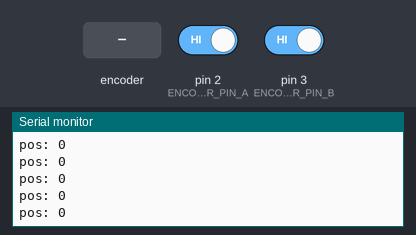
Recording of a sketch running on a simulated Arduino Uno, built with avr-gcc and run on an emulated ATmega328P. Shown: the last lines printed to the serial monitor. Inputs (shaded band) come from the test bench; at power-on: pin 2 (ENCODER_PIN_A) HIGH, pin 3 (ENCODER_PIN_B) HIGH.

Above: at 1.2 s.
1.3 s: rotary encoder on pin 2 (ENCODER_PIN_A) / pin 3 (ENCODER_PIN_B) turned 1 step (first pin leading)
At 1.41 s:
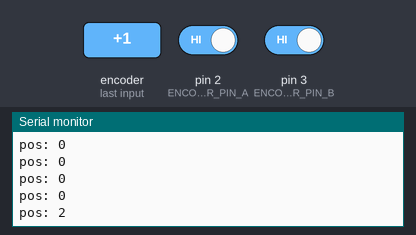
3.0 s: rotary encoder on pin 2 (ENCODER_PIN_A) / pin 3 (ENCODER_PIN_B) turned 1 step (first pin leading)
At 3.11 s:
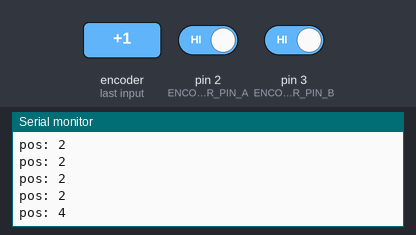
Timing chart, 0 to 6.0 s (numbered marks = the images above; inputs shaded):
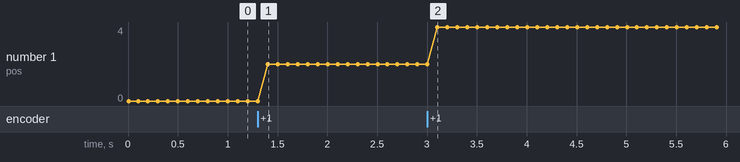

The sketch:

encoder.ino
```cpp
#include <Servo.h>

#define ENCODER_PIN_A 2
#define ENCODER_PIN_B 3

volatile unsigned int encoder_pos = 0;

void encoderTriggerA();
void encoderTriggerB();

void setup()
{
    pinMode(ENCODER_PIN_A, INPUT);
    pinMode(ENCODER_PIN_B, INPUT);

    // encoder pin on INT0 (pin 2)
    attachInterrupt(digitalPinToInterrupt(ENCODER_PIN_A), encoderTriggerA, RISING);
    attachInterrupt(digitalPinToInterrupt(ENCODER_PIN_B), encoderTriggerB, RISING);

    Serial.begin(9600);
    Serial.println("start");
}

void loop()
{
    Serial.print("pos: "); Serial.println(encoder_pos);
    delay(100);
}


void encoderTriggerA()
{
    // check channel B to see which way encoder is turning
    if (digitalRead(ENCODER_PIN_B) == LOW)
    {
        encoder_pos += 1; // CW
    }
    else
    {
        encoder_pos -= 1; // CCW
    }
}

void encoderTriggerB()
{
    // check channel A to see which way encoder is turning
    if (digitalRead(ENCODER_PIN_A) == LOW)
    {
        encoder_pos -= 1; // CCW
    }
    else
    {
        encoder_pos += 1; // CW
    }
}
```

Measured:
- after the input at 1.3 s, the serial monitor: prints a new line after 0.10 s (image 1)
- after the input at 3.0 s, the serial monitor: prints a new line after 0.10 s (image 2)
- plotted number 1: 0 → 2 after the input at 1.3 s, 2 → 4 after the input at 3.0 s
